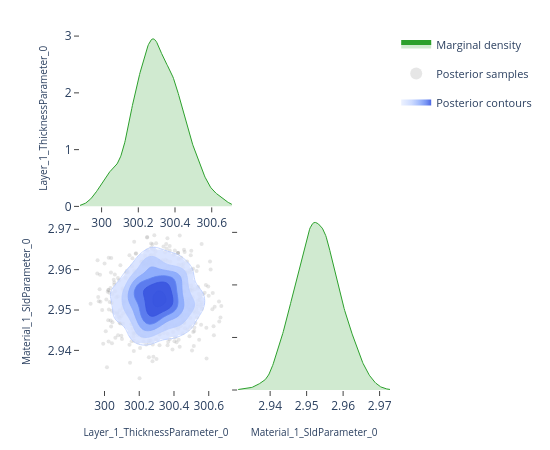

The notebook cell saved with this chart:
### Code cell
# ---- Pairwise focus: thickness vs SLD ---------------------------------------
# A 2-parameter corner plot zooms in on the joint posterior for a specific
# pair.  This is the same view the EasyReflectometryApp's "2D Heatmap"
# sub-tab uses to inspect parameter degeneracies.


params_of_interest = ['Layer_1_ThicknessParameter_0', 'Material_1_SldParameter_0']
idx = [posterior.param_names.index(p) for p in params_of_interest]
subset_draws = np.asarray(posterior.draws)[:, idx]

fig = plot_corner(subset_draws, params_of_interest)
fig.show()

### Figure 1 — Plotly figure (JSON) as saved in the notebook; plotly's stock layout.template omitted (floating-point values rounded to 4 significant figures; data arrays with more than 128 entries replaced by an {"elided": "..."} marker saying what was removed)
{"data": [{"fill": "tozeroy", "fillcolor": "rgba(44, 160, 44, 0.22)", "hoverinfo": "skip", "legendgroup": "marginal", "line": {"color": "rgb(44, 160, 44)", "width": 1}, "mode": "lines", "name": "Marginal density", "showlegend": true, "type": "scatter", "x": {"elided": "256 float values"}, "xaxis": "x", "y": {"elided": "256 float values"}, "yaxis": "y"}, {"hoverinfo": "skip", "legendgroup": "scatter", "marker": {"color": "rgba(140, 140, 140, 0.22)", "size": 4}, "mode": "markers", "name": "Posterior samples", "showlegend": true, "type": "scatter", "x": {"elided": "720 float values"}, "xaxis": "x3", "y": {"elided": "720 float values"}, "yaxis": "y3", "zorder": 0}, {"colorscale": [[0.0, "rgba(224, 233, 255, 0.62)"], [0.35, "rgba(183, 203, 255, 0.70)"], [0.6, "rgba(138, 169, 252, 0.78)"], [0.82, "rgba(96, 131, 242, 0.84)"], [1.0, "rgba(58, 86, 224, 0.90)"]], "connectgaps": false, "contours": {"coloring": "fill", "end": 168.2, "showlabels": false, "showlines": false, "size": 26.55, "start": 35.4}, "hoverinfo": "skip", "legendgroup": "contour", "name": "Posterior contours", "showlegend": true, "showscale": false, "type": "contour", "x": [299.9, 299.9, 299.9, 299.9, 299.9, 299.9, 299.9, 300.0, 300.0, 300.0, 300.0, 300.0, 300.0, 300.0, 300.0, 300.0, 300.0, 300.1, 300.1, 300.1, 300.1, 300.1, 300.1, 300.1, 300.1, 300.1, 300.2, 300.2, 300.2, 300.2, 300.2, 300.2, 300.2, 300.2, 300.2, 300.2, 300.3, 300.3, 300.3, 300.3, 300.3, 300.3, 300.3, 300.3, 300.3, 300.4, 300.4, 300.4, 300.4, 300.4, 300.4, 300.4, 300.4, 300.4, 300.4, 300.5, 300.5, 300.5, 300.5, 300.5, 300.5, 300.5, 300.5, 300.5, 300.6, 300.6, 300.6, 300.6, 300.6, 300.6, 300.6, 300.6, 300.6, 300.6, 300.7, 300.7, 300.7, 300.7, 300.7, 300.7], "xaxis": "x3", "y": [2.931, 2.932, 2.932, 2.933, 2.933, 2.934, 2.934, 2.935, 2.935, 2.936, 2.936, 2.937, 2.938, 2.938, 2.939, 2.939, 2.94, 2.94, 2.941, 2.941, 2.942, 2.942, 2.943, 2.943, 2.944, 2.944, 2.945, 2.945, 2.946, 2.947, 2.947, 2.948, 2.948, 2.949, 2.949, 2.95, 2.95, 2.951, 2.951, 2.952, 2.952, 2.953, 2.953, 2.954, 2.954, 2.955, 2.955, 2.956, 2.957, 2.957, 2.958, 2.958, 2.959, 2.959, 2.96, 2.96, 2.961, 2.961, 2.962, 2.962, 2.963, 2.963, 2.964, 2.964, 2.965, 2.965, 2.966, 2.967, 2.967, 2.968, 2.968, 2.969, 2.969, 2.97, 2.97, 2.971, 2.971, 2.972, 2.972, 2.973], "yaxis": "y3", "z": {"elided": "80x80 float values"}, "zmax": 168.2, "zmin": 35.4, "zorder": 1}, {"colorscale": [[0.0, "rgba(183, 203, 255, 0.94)"], [0.35, "rgba(183, 203, 255, 0.94)"], [0.35, "rgba(138, 169, 252, 0.95)"], [0.6, "rgba(138, 169, 252, 0.95)"], [0.6, "rgba(96, 131, 242, 0.96)"], [0.82, "rgba(96, 131, 242, 0.96)"], [0.82, "rgba(58, 86, 224, 0.98)"], [1.0, "rgba(58, 86, 224, 0.98)"]], "contours": {"coloring": "lines", "end": 168.2, "showlabels": false, "size": 26.55, "start": 35.4}, "hoverinfo": "skip", "legendgroup": "contour", "line": {"width": 0.9}, "showlegend": false, "showscale": false, "type": "contour", "x": [299.9, 299.9, 299.9, 299.9, 299.9, 299.9, 299.9, 300.0, 300.0, 300.0, 300.0, 300.0, 300.0, 300.0, 300.0, 300.0, 300.0, 300.1, 300.1, 300.1, 300.1, 300.1, 300.1, 300.1, 300.1, 300.1, 300.2, 300.2, 300.2, 300.2, 300.2, 300.2, 300.2, 300.2, 300.2, 300.2, 300.3, 300.3, 300.3, 300.3, 300.3, 300.3, 300.3, 300.3, 300.3, 300.4, 300.4, 300.4, 300.4, 300.4, 300.4, 300.4, 300.4, 300.4, 300.4, 300.5, 300.5, 300.5, 300.5, 300.5, 300.5, 300.5, 300.5, 300.5, 300.6, 300.6, 300.6, 300.6, 300.6, 300.6, 300.6, 300.6, 300.6, 300.6, 300.7, 300.7, 300.7, 300.7, 300.7, 300.7], "xaxis": "x3", "y": [2.931, 2.932, 2.932, 2.933, 2.933, 2.934, 2.934, 2.935, 2.935, 2.936, 2.936, 2.937, 2.938, 2.938, 2.939, 2.939, 2.94, 2.94, 2.941, 2.941, 2.942, 2.942, 2.943, 2.943, 2.944, 2.944, 2.945, 2.945, 2.946, 2.947, 2.947, 2.948, 2.948, 2.949, 2.949, 2.95, 2.95, 2.951, 2.951, 2.952, 2.952, 2.953, 2.953, 2.954, 2.954, 2.955, 2.955, 2.956, 2.957, 2.957, 2.958, 2.958, 2.959, 2.959, 2.96, 2.96, 2.961, 2.961, 2.962, 2.962, 2.963, 2.963, 2.964, 2.964, 2.965, 2.965, 2.966, 2.967, 2.967, 2.968, 2.968, 2.969, 2.969, 2.97, 2.97, 2.971, 2.971, 2.972, 2.972, 2.973], "yaxis": "y3", "z": {"elided": "80x80 float values"}, "zmax": 168.2, "zmin": 35.4, "zorder": 2}, {"fill": "tozeroy", "fillcolor": "rgba(44, 160, 44, 0.22)", "hoverinfo": "skip", "legendgroup": "marginal", "line": {"color": "rgb(44, 160, 44)", "width": 1}, "mode": "lines", "name": "Marginal density", "showlegend": false, "type": "scatter", "x": {"elided": "256 float values"}, "xaxis": "x4", "y": {"elided": "256 float values"}, "yaxis": "y4"}], "layout": {"height": 450, "legend": {"font": {"size": 11}, "itemsizing": "constant", "orientation": "v", "x": 1.02, "xanchor": "left", "y": 1.0, "yanchor": "top"}, "margin": {"b": 60, "l": 80, "r": 160, "t": 30}, "plot_bgcolor": "white", "showlegend": true, "width": 550, "xaxis": {"anchor": "y", "domain": [0.0, 0.49], "showgrid": false, "ticks": "outside", "zeroline": false}, "xaxis2": {"anchor": "y2", "domain": [0.51, 1.0], "showgrid": false, "ticks": "outside", "visible": false, "zeroline": false}, "xaxis3": {"anchor": "y3", "domain": [0.0, 0.49], "showgrid": false, "ticks": "outside", "title": {"font": {"size": 10}, "text": "Layer_1_ThicknessParameter_0"}, "zeroline": false}, "xaxis4": {"anchor": "y4", "domain": [0.51, 1.0], "showgrid": false, "ticks": "outside", "title": {"font": {"size": 10}, "text": "Material_1_SldParameter_0"}, "zeroline": false}, "yaxis": {"anchor": "x", "domain": [0.51, 1.0], "showgrid": false, "ticks": "outside", "title": {"font": {"size": 10}, "text": "Layer_1_ThicknessParameter_0"}, "zeroline": false}, "yaxis2": {"anchor": "x2", "domain": [0.51, 1.0], "showgrid": false, "ticks": "outside", "visible": false, "zeroline": false}, "yaxis3": {"anchor": "x3", "domain": [0.0, 0.49], "showgrid": false, "ticks": "outside", "title": {"font": {"size": 10}, "text": "Material_1_SldParameter_0"}, "zeroline": false}, "yaxis4": {"anchor": "x4", "domain": [0.0, 0.49], "showgrid": false, "showticklabels": false, "ticks": "outside", "zeroline": false}}}
